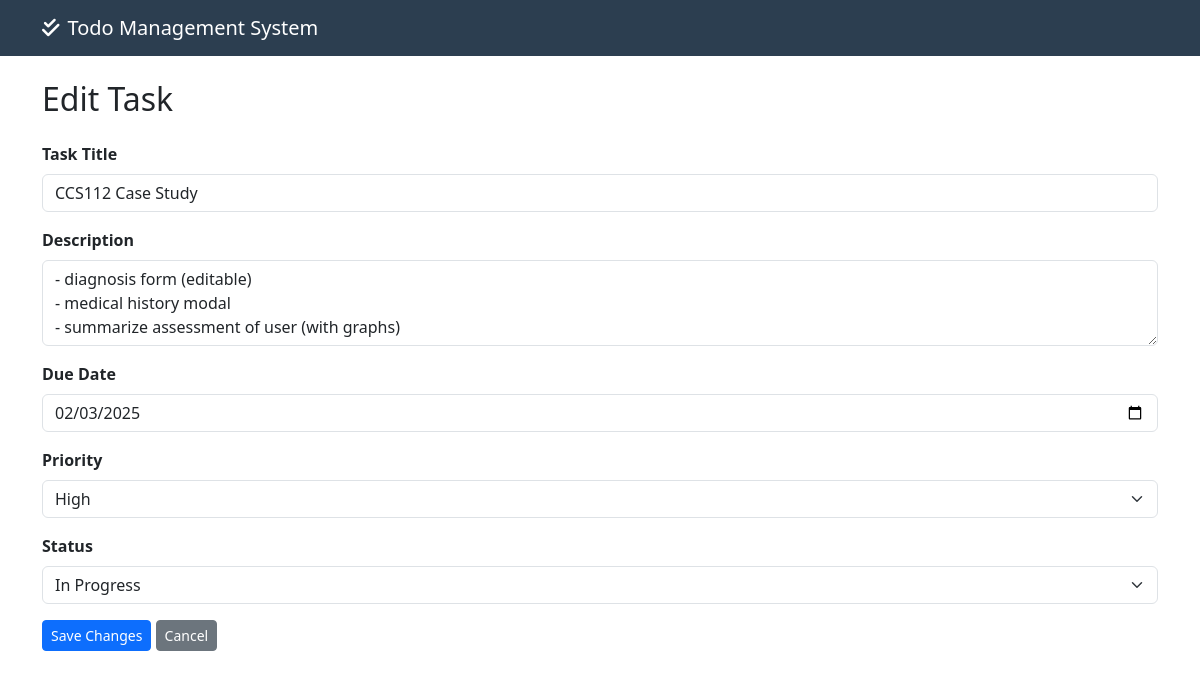
The page /edit_task.php?id=1 on the database its author committed.
### tables this page shows
CREATE TABLE `tasks` (
  `id` int(11) NOT NULL,
  `title` varchar(255) NOT NULL,
  `description` text DEFAULT NULL,
  `due_date` date NOT NULL,
  `priority` enum('Low','Medium','High') DEFAULT 'Medium',
  `status` enum('todo','in_progress','done') DEFAULT 'todo',
  `created_at` timestamp NOT NULL DEFAULT current_timestamp(),
  `updated_at` timestamp NOT NULL DEFAULT current_timestamp() ON UPDATE current_timestamp(),
  `assignee_id` int(11) DEFAULT NULL
);

### edit_task.php (the view, shortened to what this page needs)
<?php
include 'db_connect.php';
$id = $_GET['id'];
$query = "SELECT * FROM tasks WHERE id = $id";
$result = mysqli_query($conn, $query);
$task = mysqli_fetch_assoc($result);
?>
<!DOCTYPE html>
<html lang="en">
<head>
    <link href="https://cdn.jsdelivr.net/npm/bootstrap@5.3.0/dist/css/bootstrap.min.css" rel="stylesheet">
    <link rel="stylesheet" href="https://cdnjs.cloudflare.com/ajax/libs/font-awesome/6.0.0/css/all.min.css">
</head>
<body>
    <nav class="navbar navbar-expand-lg navbar-dark mb-4">
        <div class="container">
            <a class="navbar-brand" href="index.php">
                <i class="fas fa-check-double me-2"></i>Todo Management System
            </a>
        </div>
    </nav>
    <div class="container">
        <h2 class="mb-4">Edit Task</h2>
        <form action="process_task.php" method="POST">
            <div class="mb-3">
                <label for="title" class="form-label fw-semibold">Task Title</label>
                <input type="text" class="form-control" id="title" name="title" value="<?php echo htmlspecialchars($task['title']); ?>" required>
            </div>
            <div class="mb-3">
                <label for="description" class="form-label fw-semibold">Description</label>
                <textarea class="form-control" id="description" name="description" rows="3"><?php echo htmlspecialchars($task['description']); ?></textarea>
            </div>
            <div class="mb-3">
                <label for="due_date" class="form-label fw-semibold">Due Date</label>
                <input type="date" class="form-control" id="due_date" name="due_date" value="<?php echo $task['due_date']; ?>" required>
            </div>
            <div class="mb-3">
                <label for="priority" class="form-label fw-semibold">Priority</label>
                <select class="form-select" id="priority" name="priority" required>
                    <option value="High" <?php if($task['priority'] == 'High') echo 'selected'; ?>>High</option>
                </select>
            </div>
            <div class="mb-3">
                <label for="status" class="form-label fw-semibold">Status</label>
                <select class="form-select" id="status" name="status" required>
                    <option value="in_progress" <?php if($task['status'] == 'in_progress') echo 'selected'; ?>>In Progress</option>
                </select>
            </div>
            <div class="mb-3">
                <button type="submit" class="btn btn-primary btn-sm">Save Changes</button>
                <a href="index.php" class="btn btn-secondary btn-sm">Cancel</a>
            </div>
        </form>
    </div>
</body>
</html>

### edit_task.php (style rules this page uses)
.navbar { background-color: #2c3e50; }
.navbar-brand { color: white !important; }
.form-control { font-size: 16px; }

### rows shown on the page
tasks: title "CCS112 Case Study", description "- diagnosis form (editable) - medical history modal - summarize assessment of user (with graphs)", due_date "02/03/2025", priority "High", status "In Progress"
